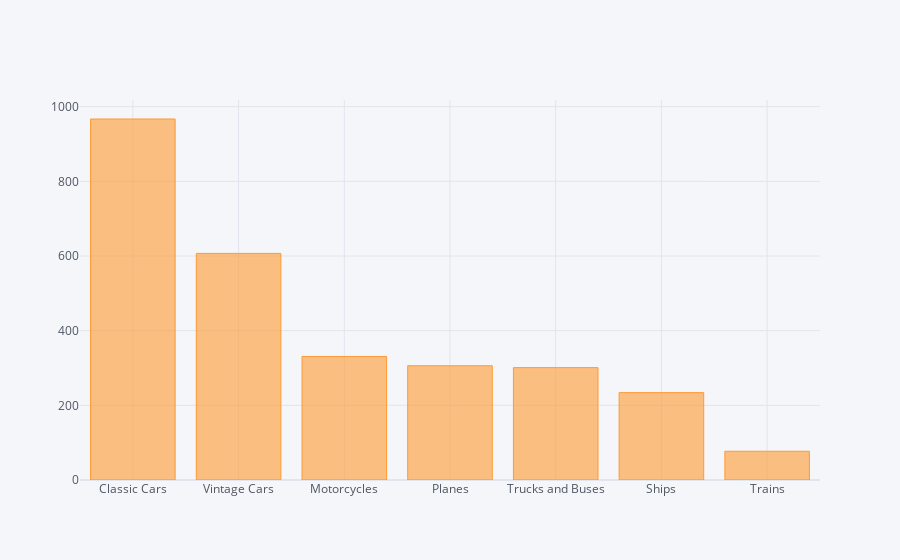

Here is the notebook cell this chart was saved with:
### Code cell
#Plotar a linha de produtos mais vendida em forma de barra
df['PRODUCTLINE'].value_counts().iplot(kind='bar')

### Figure 1 — Plotly figure (JSON) as saved in the notebook; plotly's stock layout.template omitted (floating-point values rounded to 4 significant figures)
{"data": [{"marker": {"color": "rgba(255, 153, 51, 0.6)", "line": {"color": "rgba(255, 153, 51, 1.0)", "width": 1}}, "name": "PRODUCTLINE", "orientation": "v", "text": "", "type": "bar", "x": ["Classic Cars", "Vintage Cars", "Motorcycles", "Planes", "Trucks and Buses", "Ships", "Trains"], "y": [967, 607, 331, 306, 301, 234, 77]}], "layout": {"legend": {"bgcolor": "#F5F6F9", "font": {"color": "#4D5663"}}, "paper_bgcolor": "#F5F6F9", "plot_bgcolor": "#F5F6F9", "title": {"font": {"color": "#4D5663"}}, "xaxis": {"gridcolor": "#E1E5ED", "showgrid": true, "tickfont": {"color": "#4D5663"}, "title": {"font": {"color": "#4D5663"}, "text": ""}, "zerolinecolor": "#E1E5ED"}, "yaxis": {"gridcolor": "#E1E5ED", "showgrid": true, "tickfont": {"color": "#4D5663"}, "title": {"font": {"color": "#4D5663"}, "text": ""}, "zerolinecolor": "#E1E5ED"}}}
